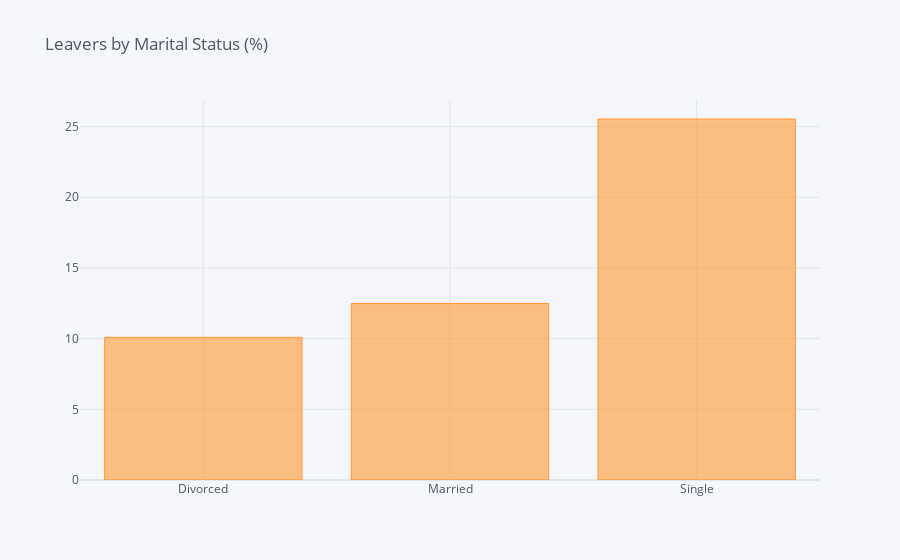

Source (notebook cell):
### Code cell
df_Marital = pd.DataFrame(columns=["Marital Status", "% of Leavers"])
i=0
for field in list(df_HR['MaritalStatus'].unique()):
    ratio = df_HR[(df_HR['MaritalStatus']==field)&(df_HR['Attrition']=="Yes")].shape[0] / df_HR[df_HR['MaritalStatus']==field].shape[0]
    df_Marital.loc[i] = (field, ratio*100)
    i += 1
    print("In {}, the ratio of leavers is {:.2f}%".format(field, ratio*100))    
df_MF = df_Marital.groupby(by="Marital Status").sum()
df_MF.iplot(kind='bar',title='Leavers by Marital Status (%)')

### Figure 1 — Plotly figure (JSON) as saved in the notebook; plotly's stock layout.template omitted (floating-point values rounded to 4 significant figures)
{"data": [{"marker": {"color": "rgba(255, 153, 51, 0.6)", "line": {"color": "rgba(255, 153, 51, 1.0)", "width": 1}}, "name": "% of Leavers", "orientation": "v", "text": "", "type": "bar", "x": ["Divorced", "Married", "Single"], "y": [10.09, 12.48, 25.53]}], "layout": {"legend": {"bgcolor": "#F5F6F9", "font": {"color": "#4D5663"}}, "paper_bgcolor": "#F5F6F9", "plot_bgcolor": "#F5F6F9", "title": {"font": {"color": "#4D5663"}, "text": "Leavers by Marital Status (%)"}, "xaxis": {"gridcolor": "#E1E5ED", "showgrid": true, "tickfont": {"color": "#4D5663"}, "title": {"font": {"color": "#4D5663"}, "text": ""}, "zerolinecolor": "#E1E5ED"}, "yaxis": {"gridcolor": "#E1E5ED", "showgrid": true, "tickfont": {"color": "#4D5663"}, "title": {"font": {"color": "#4D5663"}, "text": ""}, "zerolinecolor": "#E1E5ED"}}}
